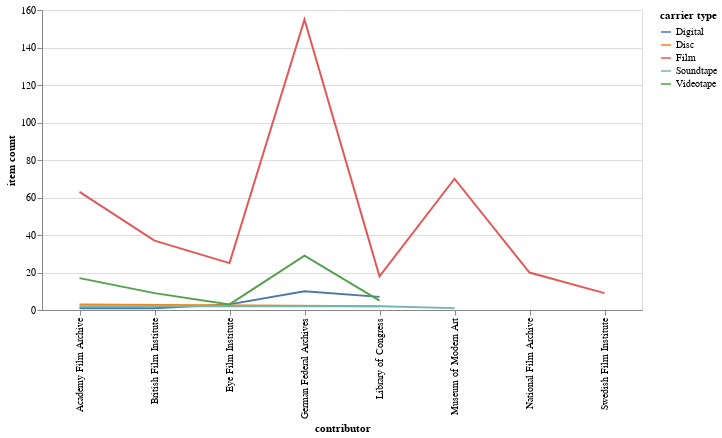

The code cell stored with this chart in its notebook:
### Markdown cell above
##### SPARQL #5: Breakdown of carrier types per contributor.

### Code cell
dataframe = run_query("""
    SELECT DISTINCT ?work ?workLabel ?item ?carrierLabel ?heldLabel
    WHERE
    {
        ?work wdt:P1 wd:Q1019.
        ?work wdt:P12 ?manifestation. 
        ?manifestation wdt:P14 ?item.
        ?item wdt:P17 ?carrier.
        ?item wdt:P11 ?held.
        SERVICE wikibase:label { bd:serviceParam wikibase:language "en". }
    }
    """, 'http://167.99.135.149:8989/bigdata/sparql')

dataframe = dataframe[['carrierLabel', 'heldLabel', 'work']]
dataframe = dataframe.pivot_table(index=['carrierLabel', 'heldLabel'], aggfunc=lambda x: len(x)).reset_index()
dataframe = dataframe.rename(columns={'work':'item count', 'heldLabel':'contributor', 'carrierLabel':'carrier type'})
line = altair.Chart(dataframe).mark_line(interpolate='linear').encode(x='contributor', y='item count:Q', color='carrier type')
display(altair.layer(line).properties(width=600, height=300))

### Figure 1 — Vega-Lite specification as saved in the notebook (floating-point values rounded to 4 significant figures)
{"config": {"view": {"continuousWidth": 400, "continuousHeight": 300}}, "layer": [{"mark": {"type": "line", "interpolate": "linear"}, "encoding": {"color": {"type": "nominal", "field": "carrier type"}, "x": {"type": "nominal", "field": "contributor"}, "y": {"type": "quantitative", "field": "item count"}}}], "data": {"name": "data-f75cd165cff824981194c7476bb1a05c"}, "height": 300, "width": 600, "$schema": "https://vega.github.io/schema/vega-lite/v4.8.1.json", "datasets": {"data-f75cd165cff824981194c7476bb1a05c": [{"carrier type": "Digital", "contributor": "Academy Film Archive", "item count": 1}, {"carrier type": "Digital", "contributor": "British Film Institute", "item count": 1}, {"carrier type": "Digital", "contributor": "Eye Film Institute", "item count": 3}, {"carrier type": "Digital", "contributor": "German Federal Archives", "item count": 10}, {"carrier type": "Digital", "contributor": "Library of Congress", "item count": 7}, {"carrier type": "Disc", "contributor": "Academy Film Archive", "item count": 3}, {"carrier type": "Disc", "contributor": "Library of Congress", "item count": 2}, {"carrier type": "Film", "contributor": "Academy Film Archive", "item count": 63}, {"carrier type": "Film", "contributor": "British Film Institute", "item count": 37}, {"carrier type": "Film", "contributor": "Eye Film Institute", "item count": 25}, {"carrier type": "Film", "contributor": "German Federal Archives", "item count": 155}, {"carrier type": "Film", "contributor": "Library of Congress", "item count": 18}, {"carrier type": "Film", "contributor": "Museum of Modern Art", "item count": 70}, {"carrier type": "Film", "contributor": "National Film Archive", "item count": 20}, {"carrier type": "Film", "contributor": "Swedish Film Institute", "item count": 9}, {"carrier type": "Soundtape", "contributor": "Academy Film Archive", "item count": 2}, {"carrier type": "Soundtape", "contributor": "Library of Congress", "item count": 2}, {"carrier type": "Soundtape", "contributor": "Museum of Modern Art", "item count": 1}, {"carrier type": "Videotape", "contributor": "Academy Film Archive", "item count": 17}, {"carrier type": "Videotape", "contributor": "British Film Institute", "item count": 9}, {"carrier type": "Videotape", "contributor": "Eye Film Institute", "item count": 3}, {"carrier type": "Videotape", "contributor": "German Federal Archives", "item count": 29}, {"carrier type": "Videotape", "contributor": "Library of Congress", "item count": 5}]}}
